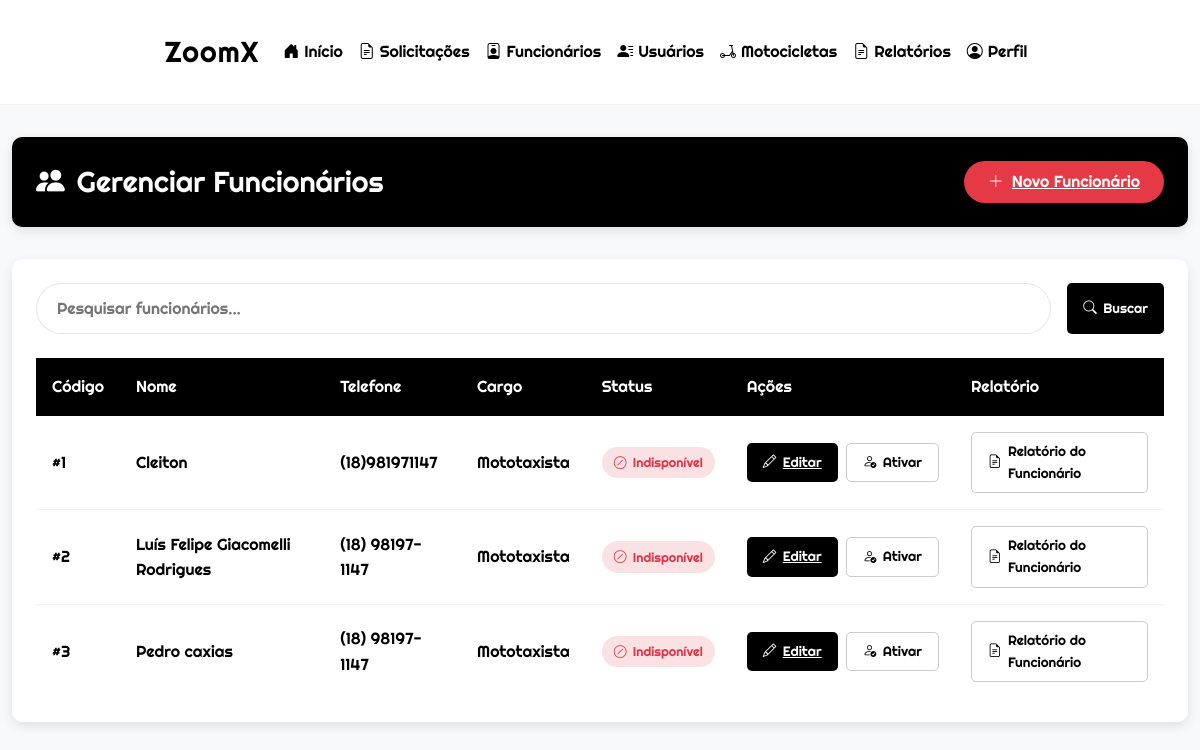
/admin/funcionarios/funcionarios.php (signed in), run on the app's committed database.
### tables this page shows
CREATE TABLE `funcionarios` (
  `fun_codigo` int(11) NOT NULL,
  `fun_nome` varchar(255) NOT NULL,
  `fun_email` varchar(255) NOT NULL,
  `fun_telefone` varchar(15) NOT NULL,
  `fun_data_contratacao` date NOT NULL,
  `fun_cnh` varchar(20) DEFAULT NULL,
  `fun_ativo` tinyint(1) NOT NULL DEFAULT 1,
  `fun_senha` varchar(255) NOT NULL,
  `fun_cargo` varchar(100) NOT NULL
);

### admin/funcionarios/funcionarios.php (the view, shortened to what this page needs)
<?php
$conexao = conexao::getInstance();
$sql = 'SELECT *
        FROM funcionarios
        ORDER BY fun_nome ASC';
$stmt = $conexao->prepare($sql);
$stmt->execute();
$funcionarios = $stmt->fetchAll(PDO::FETCH_ASSOC);
?>
<!DOCTYPE html>
<html lang="pt-BR">
<head>
    <link href="https://cdn.jsdelivr.net/npm/bootstrap@5.3.0/dist/css/bootstrap.min.css" rel="stylesheet">
    <link rel="stylesheet" href="https://cdn.jsdelivr.net/npm/bootstrap-icons@1.10.0/font/bootstrap-icons.css">
</head>
<body>
    <?php include '../../components/header_admin.php'; ?>
    <div class="admin-container container-fluid">
        <div class="page-header">
            <h1>
                <i class="bi bi-people-fill"></i>
                Gerenciar Funcionários
            </h1>
            <a href="adicionar_funcionario.php" class="btn-add">
                <i class="bi bi-plus-lg"></i>
                Novo Funcionário
            </a>
        </div>
        <div class="table-container">
            <div class="search-container">
                <input type="text" class="search-input" placeholder="Pesquisar funcionários..." id="searchInput">
                <button class="btn-edit" onclick="filterTable()">
                    <i class="bi bi-search"></i>
                    Buscar
                </button>
            </div>
            <div class="table-responsive">
                <table class="table-custom">
                    <thead>
                        <tr>
                            <th>Código</th>
                            <th>Nome</th>
                            <th>Telefone</th>
                            <th>Cargo</th>
                            <th>Status</th>
                            <th>Ações</th>
                            <th>Relatório</th>
                        </tr>
                    </thead>
                    <tbody>
                        <?php foreach ($funcionarios as $funcionario): ?>
                            <tr>
                                <td>#<?= htmlspecialchars($funcionario['fun_codigo']) ?></td>
                                <td><?= htmlspecialchars($funcionario['fun_nome']) ?></td>
                                <td><?= htmlspecialchars($funcionario['fun_telefone']) ?></td>
                                <td><?= htmlspecialchars($funcionario['fun_cargo']) ?></td>
                                <td>
                                    <span class="status-badge <?= $funcionario['fun_ativo'] ? 'status-active' : 'status-inactive' ?>">
                                        <i class="bi <?= $funcionario['fun_ativo'] ? 'bi-check-circle' : 'bi-slash-circle' ?>"></i>
                                        <?= $funcionario['fun_ativo'] ? 'Ativo' : 'Indisponível' ?>
                                    </span>
                                </td>
                                <td>
                                    <div class="action-btns">
                                        <a href="editar_funcionario.php?id=<?= htmlspecialchars($funcionario['fun_codigo']) ?>" class="btn-edit">
                                            <i class="bi bi-pencil"></i>
                                            Editar
                                        </a>
                                        <form method="post" action="../../actions/actionfuncionario.php" class="action-form">
                                            <button type="submit" class="btn-toggle">
                                                <i class="bi <?= $funcionario['fun_ativo'] ? 'bi-person-x' : 'bi-person-check' ?>"></i>
                                                <?= $funcionario['fun_ativo'] ? 'Desativar' : 'Ativar' ?>
                                            </button>
                                        </form>
                                    </div>
                                </td>
                                <td>
                                    <a href="quantidade_viagens.php?id=<?= htmlspecialchars($funcionario['fun_codigo']) ?>" class="btn-toggle-relatorio">
                                        <i class="bi bi-file-earmark-text"></i>
                                        Relatório do Funcionário
                                    </a>
                                </td>
                            </tr>
                        <?php endforeach; ?>
                    </tbody>
                </table>
            </div>
        </div>
    </div>
</body>
</html>

### admin/funcionarios/funcionarios.php (style rules this page uses)
:root { --bg-color: #f0f0f0; --text-color: #000; --primary-color: #000; --secondary-color: #333; --accent-color: #e63946; --card-bg: #fff; --border-radius: 10px; --box-shadow: 0 4px 12px rgba(0, 0, 0, 0.1); }
body { font-family: 'Righteous', sans-serif; background-color: var(--bg-color); color: var(--text-color); }
.admin-container { margin: 2rem auto; padding: 0 1.5rem; }
.page-header { background-color: var(--primary-color); color: white; padding: 1.5rem; border-radius: var(--border-radius); box-shadow: var(--box-shadow); margin-bottom: 2rem; display: flex; justify-content: space-between; align-items: center; }
.page-header h1 { margin: 0; font-size: 1.8rem; display: flex; align-items: center; gap: 0.75rem; }
.btn-add { background-color: var(--accent-color); color: white; border: none; padding: 0.5rem 1.5rem; border-radius: 50px; font-weight: 500; transition: all 0.3s; display: flex; align-items: center; gap: 0.5rem; }
.table-container { background-color: var(--card-bg); border-radius: var(--border-radius); box-shadow: var(--box-shadow); padding: 1.5rem; margin-bottom: 2rem; }
.table-custom { width: 100%; border-collapse: separate; border-spacing: 0; }
.table-custom thead { background-color: var(--primary-color); color: white; position: sticky; top: 0; }
.table-custom th { padding: 1rem; text-align: left; border: none; font-weight: 500; }
.table-custom td { padding: 1rem; border-bottom: 1px solid rgba(0, 0, 0, 0.05); vertical-align: middle; }
.table-custom tr:last-child td { border-bottom: none; }
.status-badge { padding: 0.35rem 0.75rem; border-radius: 50px; font-size: 0.8rem; font-weight: 500; display: inline-flex; align-items: center; gap: 0.4rem; }
.status-inactive { background-color: rgba(220, 53, 69, 0.15); color: #dc3545; }
.action-btns { display: flex; gap: 0.5rem; }
.btn-edit { background-color: var(--primary-color); color: white; border: none; padding: 0.5rem 1rem; border-radius: 5px; transition: all 0.3s; display: flex; align-items: center; gap: 0.4rem; font-size: 0.85rem; }
.btn-toggle, .btn-toggle-relatorio { text-decoration: none; background-color: transparent; color: var(--text-color); border: 1px solid rgba(0, 0, 0, 0.2); padding: 0.5rem 1rem; border-radius: 5px; transition: all 0.3s; display: flex; align-items: center; gap: 0.4rem; font-size: 0.85rem; }
.search-container { margin-bottom: 1.5rem; display: flex; gap: 1rem; }
.search-input { flex: 1; padding: 0.75rem 1.25rem; border-radius: 50px; border: 1px solid rgba(0, 0, 0, 0.1); font-family: 'Righteous', sans-serif; }

### components/header_admin.php (style rules this page uses)
:root { --primary: #000; --secondary: #fff; --accent: #007bff; --light-bg: #f8f9fa; }
body { font-family: 'Righteous', sans-serif; background-color: var(--light-bg); color: var(--primary); line-height: 1.6; }

### data on the page
funcionarios: fun_codigo "1", fun_nome "Cleiton", fun_telefone "(18)981971147", fun_cargo "Mototaxista", fun_ativo 0 (drawn)
funcionarios: fun_codigo "2", fun_nome "Luís Felipe Giacomelli Rodrigues", fun_telefone "(18) 98197-1147", fun_cargo "Mototaxista", fun_ativo 0 (drawn)
funcionarios: fun_codigo "3", fun_nome "Pedro caxias", fun_telefone "(18) 98197-1147", fun_cargo "Mototaxista", fun_ativo 0 (drawn)
